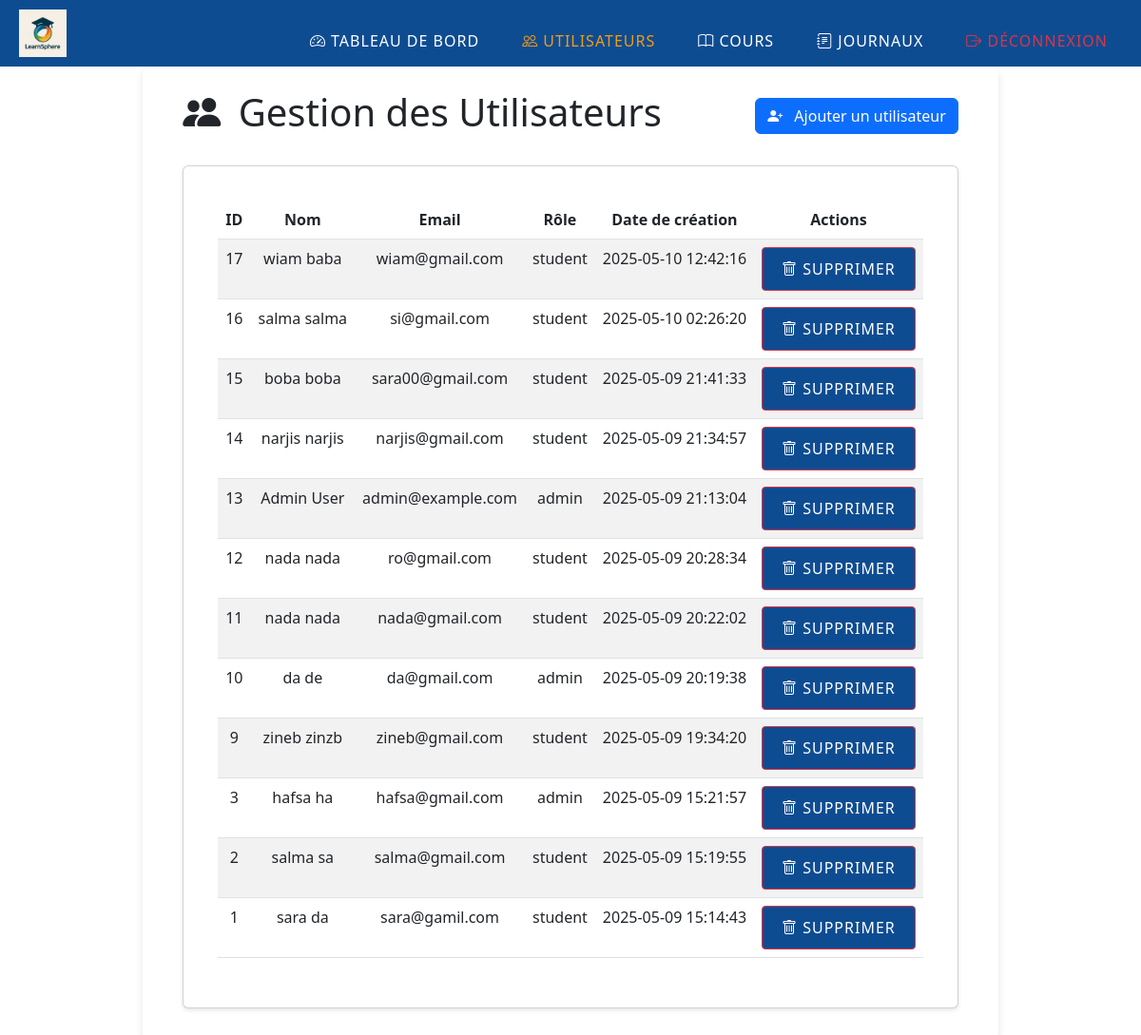
/admin/users.php, run on the app's committed database.
### tables this page shows
CREATE TABLE `users` (
  `id` int(11) NOT NULL,
  `email` varchar(255) NOT NULL,
  `password` varchar(255) NOT NULL,
  `first_name` varchar(100) NOT NULL,
  `last_name` varchar(100) NOT NULL,
  `role` enum('student','teacher','admin') NOT NULL DEFAULT 'student',
  `profile_picture` varchar(255) DEFAULT NULL,
  `bio` text DEFAULT NULL,
  `phone` varchar(20) DEFAULT NULL,
  `address` text DEFAULT NULL,
  `created_at` timestamp NOT NULL DEFAULT current_timestamp(),
  `updated_at` timestamp NOT NULL DEFAULT current_timestamp() ON UPDATE current_timestamp(),
  `last_login` timestamp NULL DEFAULT NULL,
  `is_active` tinyint(1) DEFAULT 1
);

### admin/users.php (the view, shortened to what this page needs)
<?php
$pdo = require __DIR__ . '/../config/database.php';
try {
    $stmt = $pdo->query('SELECT * FROM users ORDER BY created_at DESC');
    $users = $stmt->fetchAll(PDO::FETCH_ASSOC);
} catch (PDOException $e) {
    error_log("Erreur lors de la récupération des utilisateurs : " . $e->getMessage());
    $users = [];
}
?>
<!DOCTYPE html>
<html lang="fr">
<head>
    <link rel="stylesheet" href="../css/style.css">
    <link href="https://cdn.jsdelivr.net/npm/bootstrap@5.3.0/dist/css/bootstrap.min.css" rel="stylesheet">
    <link rel="stylesheet" href="https://cdn.jsdelivr.net/npm/bootstrap-icons@1.7.2/font/bootstrap-icons.css">
</head>
<body>
    <header class="site-header">
        <div class="logo">
            <a href="../index.php">
                <img src="../images/logo.jpg" alt="LearnSphere Logo" class="img-fluid" style="max-height: 50px;">
            </a>
        </div>
        <nav class="main-nav">
            <a href="dashboard.php" class="nav-link"><i class="bi bi-speedometer2"></i> Tableau de bord</a>
            <a href="users.php" class="nav-link active"><i class="bi bi-people"></i> Utilisateurs</a>
            <a href="manage-courses.php" class="nav-link"><i class="bi bi-book"></i> Cours</a>
            <a href="logs.php" class="nav-link"><i class="bi bi-journal-text"></i> Journaux</a>
            <a href="../index.php" class="nav-link text-danger"><i class="bi bi-box-arrow-right"></i> Déconnexion</a>
        </nav>
    </header>
    <main class="dashboard-container py-4">
        <div class="container">
            <div class="d-flex justify-content-between align-items-center mb-4">
                <h1>
                    <i class="bi bi-people-fill me-2"></i>
                    Gestion des Utilisateurs
                </h1>
                <button class="btn btn-primary" data-bs-toggle="modal" data-bs-target="#addUserModal">
                    <i class="bi bi-person-plus-fill me-2"></i>
                    Ajouter un utilisateur
                </button>
            </div>
            <div class="card">
                <div class="card-body">
                    <div class="table-responsive">
                        <table class="table table-striped">
                            <thead>
                                <tr>
                                    <th>ID</th>
                                    <th>Nom</th>
                                    <th>Email</th>
                                    <th>Rôle</th>
                                    <th>Date de création</th>
                                    <th>Actions</th>
                                </tr>
                            </thead>
                            <tbody>
                                <?php foreach ($users as $user): ?>
                                <tr>
                                    <td><?= htmlspecialchars($user['id']) ?></td>
                                    <td><?= htmlspecialchars($user['first_name'] . ' ' . $user['last_name']) ?></td>
                                    <td><?= htmlspecialchars($user['email']) ?></td>
                                    <td><?= htmlspecialchars($user['role']) ?></td>
                                    <td><?= htmlspecialchars($user['created_at']) ?></td>
                                    <td>
                                        <form method="POST" action="" style="display: inline;">
                                            <button type="submit" name="delete_user" class="btn btn-danger btn-sm"
                                                    onclick="return confirm('Êtes-vous sûr de vouloir supprimer cet utilisateur ?')">
                                                <i class="bi bi-trash"></i> Supprimer
                                            </button>
                                        </form>
                                    </td>
                                </tr>
                                <?php endforeach; ?>
                            </tbody>
                        </table>
                    </div>
                </div>
            </div>
        </div>
    </main>
</body>
</html>

### css/style.css (style rules this page uses)
body { display: flex; flex-direction: column; min-height: 100vh; }
main { flex-grow: 1; }
body { font-family: 'Poppins', sans-serif; background-color: #f4f4f9; color: #333; margin: 0; padding: 0; }
h1, h2, h3 { color: #333; }
a { text-decoration: none; color: inherit; }
header { background-color: #0e4c92; color: #fff; padding: 20px; text-align: center; }
header nav { margin-top: 15px; }
header nav a { margin: 0 15px; font-size: 16px; color: #fff; text-transform: uppercase; letter-spacing: 1px; }
header nav a:hover, header nav a.active { color: #f39c12; }
main { padding: 40px 20px; }
h1, h2, h3 { font-weight: 600; }
.dashboard-container, .quiz-container, .profile-container { max-width: 1000px; margin: 0 auto; padding: 30px; background-color: #fff; border-radius: 8px; box-shadow: 0 4px 8px rgba(0, 0, 0, 0.1); }
.card { background-color: #ecf0f1; padding: 20px; margin: 10px 0; border-radius: 8px; box-shadow: 0 2px 4px rgba(0, 0, 0, 0.1); text-align: center; }
.card .btn { background-color: #0e4c92; color: #fff; padding: 10px 20px; border-radius: 4px; text-transform: uppercase; letter-spacing: 1px; cursor: pointer; transition: background-color 0.3s ease; }
button[type="submit"], button[type="button"] { background-color: #0e4c92; color: #fff; padding: 10px 20px; border-radius: 4px; cursor: pointer; font-size: 16px; transition: background-color 0.3s ease; }
.site-header { display: flex; justify-content: space-between; align-items: center; background-color: #0e4c92; padding: 10px 20px; }
.logo img { max-width: 120px; height: auto; }
.site-header .main-nav { display: flex; align-items: center; gap: 15px; }

### data on the page
users: id "17", first_name+last_name "wiam baba", email "wiam@gmail.com", role "student", created_at "2025-05-10 12:42:16"
users: id "16", first_name+last_name "salma salma", email "si@gmail.com", role "student", created_at "2025-05-10 02:26:20"
users: id "15", first_name+last_name "boba boba", email "sara00@gmail.com", role "student", created_at "2025-05-09 21:41:33"
users: id "14", first_name+last_name "narjis narjis", email "narjis@gmail.com", role "student", created_at "2025-05-09 21:34:57"
users: id "13", first_name+last_name "Admin User", email "admin@example.com", role "admin", created_at "2025-05-09 21:13:04"
users: id "12", first_name+last_name "nada nada", email "ro@gmail.com", role "student", created_at "2025-05-09 20:28:34"
users: id "11", first_name+last_name "nada nada", email "nada@gmail.com", role "student", created_at "2025-05-09 20:22:02"
users: id "10", first_name+last_name "da de", email "da@gmail.com", role "admin", created_at "2025-05-09 20:19:38"
users: id "9", first_name+last_name "zineb zinzb", email "zineb@gmail.com", role "student", created_at "2025-05-09 19:34:20"
users: id "3", first_name+last_name "hafsa ha", email "hafsa@gmail.com", role "admin", created_at "2025-05-09 15:21:57"
users: id "2", first_name+last_name "salma sa", email "salma@gmail.com", role "student", created_at "2025-05-09 15:19:55"
users: id "1", first_name+last_name "sara da", email "sara@gamil.com", role "student", created_at "2025-05-09 15:14:43"
